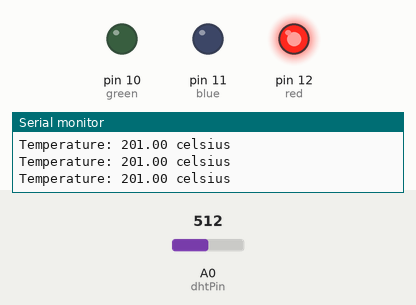
Simulated run of this sketch. Board: Arduino Uno, built with avr-gcc and run on an emulated ATmega328P. Shown: output pins drawn as LEDs (lit = HIGH), the last lines printed to the serial monitor. The test bench sets the inputs (shaded band); at power-on: A0 (dhtPin) = 512.

Above: at 1.2 s.
1.3 s: A0 (dhtPin) set to 122
4.3 s: A0 (dhtPin) set to 114
At 5.5 s:
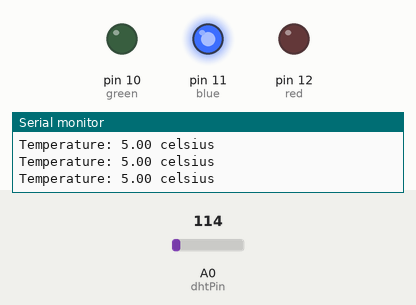
5.8 s: A0 (dhtPin) set to 306
At 6.4 s:
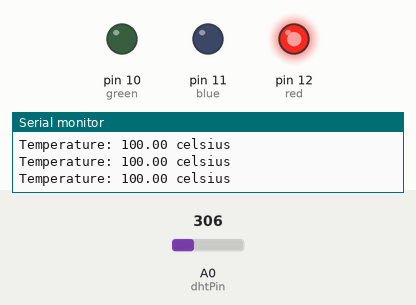
7.3 s: A0 (dhtPin) set to 40
At 7.9 s:
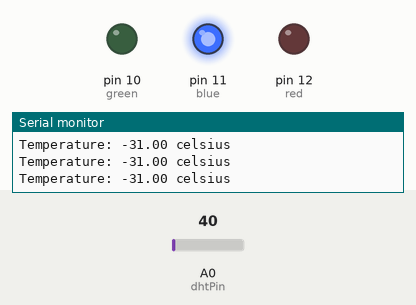
Timing chart, 0 to 10.3 s (numbered marks = the images above; inputs shaded):
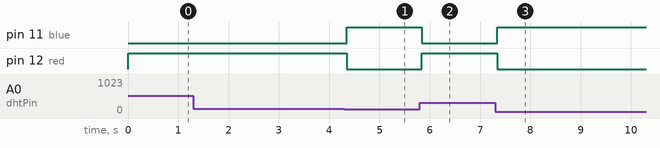

Measured:
- the behaviour switches between 122 and 121 on A0 (dhtPin) (found by bisection; images 0 and 1)
- after the input at 4.3 s, pin 11 (blue): LOW → HIGH after 0.05 s; pin 12 (red): HIGH → LOW after 0.05 s
- after the input at 5.8 s, pin 11 (blue): HIGH → LOW at once; pin 12 (red): LOW → HIGH at once
- after the input at 7.3 s, pin 11 (blue): LOW → HIGH after 0.05 s; pin 12 (red): HIGH → LOW after 0.05 s

The sketch:

tempRangeIndicatorTMP36.ino
```cpp
int blue=11;
int red= 12;
int green=10;
const int dhtPin=A0;
const float thresholdmin=10.0;
const float thresholdmax=50;
void setup(){
  Serial.begin(9600);
  pinMode(dhtPin,INPUT);
  pinMode(red,OUTPUT);
  pinMode(blue,OUTPUT);
  pinMode(green,OUTPUT);
}
void loop(){
  int sensorValue=analogRead(dhtPin);
  float temperature= map(((analogRead(dhtPin) - 20) * 3.04), 0, 1023, -40, 125);
  Serial.print("Temperature: ");
  Serial.print(temperature);
  Serial.println(" celsius");
  if (temperature<thresholdmin){
    digitalWrite(blue,HIGH);
    digitalWrite(red,LOW);
    digitalWrite(green,LOW);
  }
  else if(temperature>thresholdmin && temperature<thresholdmax){
    digitalWrite(red,HIGH);
    digitalWrite(green,HIGH);
 	digitalWrite(blue,LOW);
  }
  else{
    digitalWrite(red,HIGH);
    digitalWrite(blue,LOW);
    digitalWrite(green,LOW);
  }
}
```
